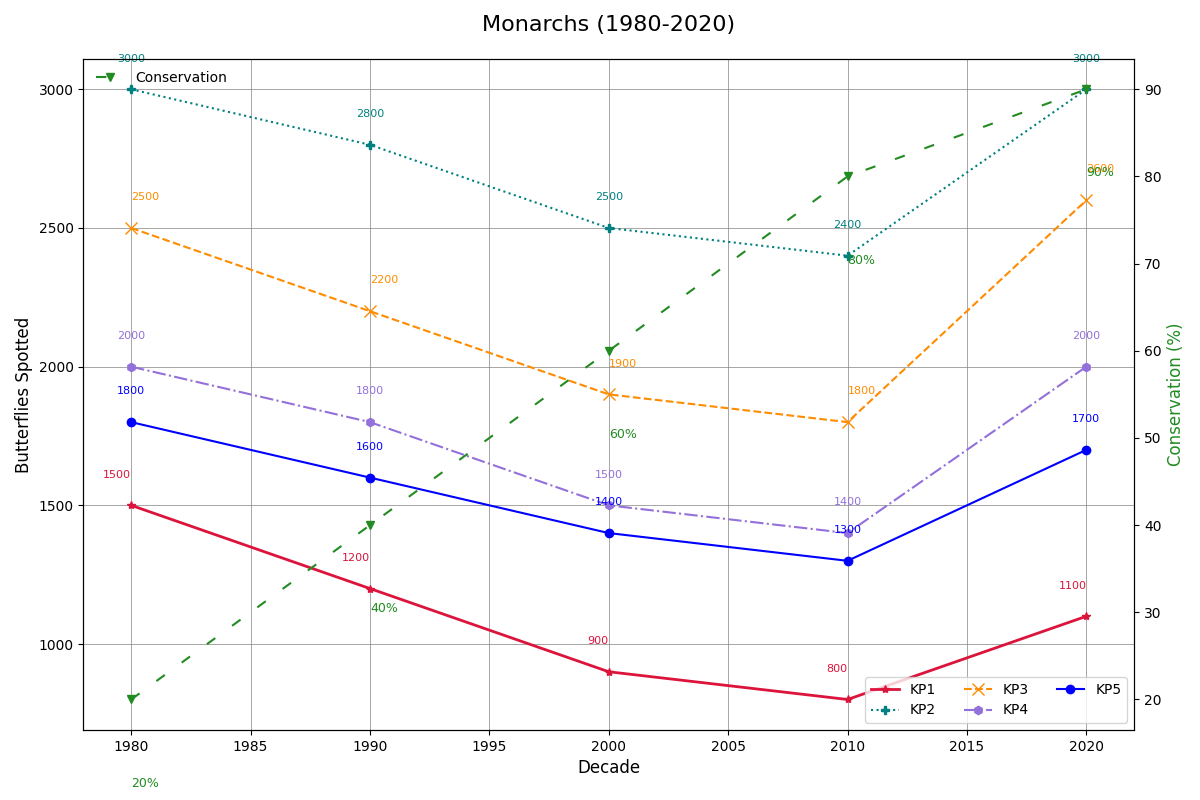

Reproduce this figure in Python.
import matplotlib.pyplot as plt
import numpy as np

# Decades
decades = np.array([1980, 1990, 2000, 2010, 2020])

# Number of butterflies spotted at different points
key_point_1 = np.array([1500, 1200, 900, 800, 1100])
key_point_2 = np.array([3000, 2800, 2500, 2400, 3000])
key_point_3 = np.array([2500, 2200, 1900, 1800, 2600])
key_point_4 = np.array([2000, 1800, 1500, 1400, 2000])
key_point_5 = np.array([1800, 1600, 1400, 1300, 1700])  # Additional data

# Conservation efforts effectiveness
conservation_efforts = np.array([20, 40, 60, 80, 90])

fig, ax = plt.subplots(figsize=(12, 8))

# Plot data with shuffled colors
ax.plot(decades, key_point_1, '*-', label='KP1', color='crimson', linewidth=2)
ax.plot(decades, key_point_2, ':', label='KP2', color='teal', marker='P')
ax.plot(decades, key_point_3, 'x--', label='KP3', color='darkorange', markersize=8)
ax.plot(decades, key_point_4, 'h-.', label='KP4', color='mediumpurple')
ax.plot(decades, key_point_5, 'o-', label='KP5', color='blue')  # Additional series

ax2 = ax.twinx()
ax2.plot(decades, conservation_efforts, 'v-', color='forestgreen', label='Conservation', linestyle=(0, (5, 10)))

# Titles and labels
ax.set_title('Monarchs (1980-2020)', fontsize=16, pad=20)
ax.set_xlabel('Decade', fontsize=12)
ax.set_ylabel('Butterflies Spotted', fontsize=12)
ax2.set_ylabel('Conservation (%)', fontsize=12, color='forestgreen')

# Legend and grid
ax.legend(loc='lower right', fontsize=10, ncol=3)  # Adjusted for additional series
ax2.legend(loc='upper left', fontsize=10, frameon=False)
ax.grid(True, linestyle='-', linewidth=0.7, color='gray', alpha=0.7)

# Tweaked annotations
for decade, kp1, kp2, kp3, kp4, kp5 in zip(decades, key_point_1, key_point_2, key_point_3, key_point_4, key_point_5):
    ax.text(decade, kp1 + 100, f'{kp1}', ha='right', fontsize=8, color='crimson')
    ax.text(decade, kp2 + 100, f'{kp2}', ha='center', fontsize=8, color='teal')
    ax.text(decade, kp3 + 100, f'{kp3}', ha='left', fontsize=8, color='darkorange')
    ax.text(decade, kp4 + 100, f'{kp4}', ha='center', fontsize=8, color='mediumpurple')
    ax.text(decade, kp5 + 100, f'{kp5}', ha='center', fontsize=8, color='blue')  # Additional annotation

for decade, ce in zip(decades, conservation_efforts):
    ax2.text(decade, ce - 10, f'{ce}%', ha='left', fontsize=9, color='forestgreen')

plt.tight_layout()
plt.show()
